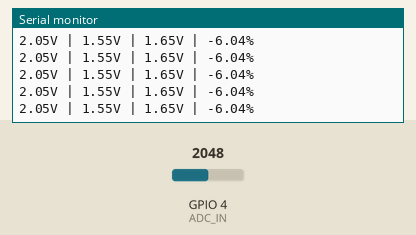
Recording of a program running on a simulated ESP32-S3. Parts: the last lines printed to the serial monitor. Inputs (shaded band) come from the test bench; at power-on: GPIO 4 (ADC_IN) = 2048 (analog values on the 0–4095 scale).

Above: at 1.2 s.
1.3 s: GPIO 4 (ADC_IN) set to 0
At 1.31 s:
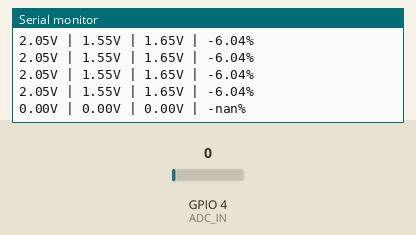
3.2 s: GPIO 4 (ADC_IN) set to 491
At 3.22 s:
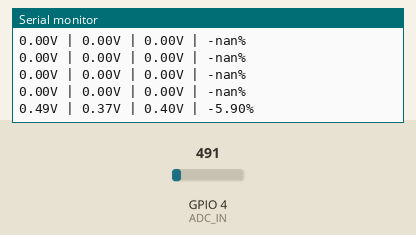

The program:

main.cpp
```cpp
#include <Arduino.h>

#define ADC_IN 4
#define ADC_MAX 4095.0f
#define U_REF 3100.0f


void setup() {
    Serial.begin(115200);
    analogReadResolution(12);
    pinMode(ADC_IN, INPUT);

    Serial.println();
    Serial.println("ADP_RAW | U_calc | U_ADP | Похибка, %");
}

void loop() {
    const float adp_raw = analogRead(ADC_IN) / 1000.0f;
    const float volatgeCalculated = (adp_raw / ADC_MAX) * U_REF;
    const float voltageReadMilliVolts = analogReadMilliVolts(ADC_IN) / 1000.0f;
    const float delta = ((volatgeCalculated - voltageReadMilliVolts) / voltageReadMilliVolts) * 100.0f;

    Serial.printf("%3.2fV | %3.2fV | %3.2fV | %3.2f%%\n", adp_raw, volatgeCalculated, voltageReadMilliVolts, delta);

    delay(100);
}
```

Measured:
- after the input at 1.3 s, the serial monitor: prints a new line at once (image 1)
- after the input at 3.2 s, the serial monitor: prints a new line at once (image 2)
